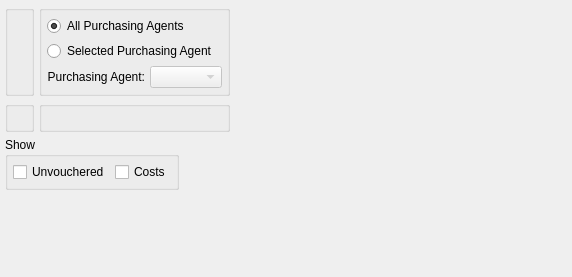
<?xml version="1.0" encoding="UTF-8"?>
<ui version="4.0">
 <comment>This file is part of the xTuple ERP: PostBooks Edition, a free and
open source Enterprise Resource Planning software suite,
Copyright (c) 1999-2010 by OpenMFG LLC, d/b/a xTuple.
It is licensed to you under the Common Public Attribution License
version 1.0, the full text of which (including xTuple-specific Exhibits)
is available at www.xtuple.com/CPAL.  By using this software, you agree
to be bound by its terms.</comment>
 <class>dspPoItemReceivingsByItem</class>
 <widget class="QWidget" name="dspPoItemReceivingsByItem">
  <property name="geometry">
   <rect>
    <x>0</x>
    <y>0</y>
    <width>572</width>
    <height>277</height>
   </rect>
  </property>
  <property name="windowTitle">
   <string>Receipts and Returns by Item</string>
  </property>
  <layout class="QVBoxLayout" name="verticalLayout">
   <item>
    <layout class="QHBoxLayout" name="horizontalLayout">
     <item>
      <layout class="QGridLayout" name="gridLayout_6">
       <item row="0" column="0">
        <widget class="QGroupBox" name="_itemGroup">
         <property name="title">
          <string/>
         </property>
         <layout class="QGridLayout" name="gridLayout_3">
          <item row="0" column="0">
           <widget class="ItemCluster" name="_item"/>
          </item>
         </layout>
        </widget>
       </item>
       <item row="0" column="1">
        <widget class="QGroupBox" name="_agentGroup">
         <property name="minimumSize">
          <size>
           <width>0</width>
           <height>0</height>
          </size>
         </property>
         <property name="title">
          <string/>
         </property>
         <layout class="QGridLayout" name="gridLayout_5">
          <item row="0" column="0">
           <widget class="QRadioButton" name="_allPurchasingAgents">
            <property name="text">
             <string>All Purchasing Agents</string>
            </property>
            <property name="checked">
             <bool>true</bool>
            </property>
           </widget>
          </item>
          <item row="1" column="0">
           <widget class="QRadioButton" name="_selectedPurchasingAgent">
            <property name="text">
             <string>Selected Purchasing Agent</string>
            </property>
           </widget>
          </item>
          <item row="2" column="0">
           <layout class="QHBoxLayout">
            <property name="spacing">
             <number>5</number>
            </property>
            <item>
             <widget class="QLabel" name="_agentLit">
              <property name="text">
               <string>Purchasing Agent:</string>
              </property>
              <property name="alignment">
               <set>Qt::AlignRight|Qt::AlignTrailing|Qt::AlignVCenter</set>
              </property>
             </widget>
            </item>
            <item>
             <widget class="XComboBox" name="_agent">
              <property name="enabled">
               <bool>false</bool>
              </property>
             </widget>
            </item>
           </layout>
          </item>
         </layout>
        </widget>
       </item>
       <item row="1" column="0">
        <widget class="WarehouseGroup" name="_warehouse">
         <property name="title">
          <string/>
         </property>
         <property name="fixedSize">
          <bool>false</bool>
         </property>
        </widget>
       </item>
       <item row="1" column="1">
        <widget class="QGroupBox" name="_dateGroup">
         <property name="title">
          <string/>
         </property>
         <layout class="QGridLayout" name="gridLayout_2">
          <item row="0" column="0">
           <widget class="DateCluster" name="_dates"/>
          </item>
         </layout>
        </widget>
       </item>
      </layout>
     </item>
     <item>
      <spacer name="horizontalSpacer">
       <property name="orientation">
        <enum>Qt::Horizontal</enum>
       </property>
       <property name="sizeHint" stdset="0">
        <size>
         <width>0</width>
         <height>20</height>
        </size>
       </property>
      </spacer>
     </item>
    </layout>
   </item>
   <item>
    <layout class="QHBoxLayout" name="horizontalLayout_2">
     <item>
      <widget class="QGroupBox" name="_showGroup">
       <property name="title">
        <string>Show</string>
       </property>
       <layout class="QGridLayout" name="gridLayout_4">
        <item row="0" column="1">
         <widget class="XCheckBox" name="_showVariances">
          <property name="text">
           <string>Costs</string>
          </property>
         </widget>
        </item>
        <item row="0" column="0">
         <widget class="XCheckBox" name="_showUnvouchered">
          <property name="text">
           <string>Unvouchered</string>
          </property>
         </widget>
        </item>
       </layout>
      </widget>
     </item>
     <item>
      <spacer name="horizontalSpacer_2">
       <property name="orientation">
        <enum>Qt::Horizontal</enum>
       </property>
       <property name="sizeHint" stdset="0">
        <size>
         <width>0</width>
         <height>20</height>
        </size>
       </property>
      </spacer>
     </item>
    </layout>
   </item>
   <item>
    <spacer name="verticalSpacer">
     <property name="orientation">
      <enum>Qt::Vertical</enum>
     </property>
     <property name="sizeHint" stdset="0">
      <size>
       <width>20</width>
       <height>0</height>
      </size>
     </property>
    </spacer>
   </item>
  </layout>
 </widget>
 <layoutdefault spacing="5" margin="5"/>
 <pixmapfunction>qPixmapFromMimeSource</pixmapfunction>
 <customwidgets>
  <customwidget>
   <class>DateCluster</class>
   <extends>QWidget</extends>
   <header>datecluster.h</header>
  </customwidget>
  <customwidget>
   <class>ItemCluster</class>
   <extends>QWidget</extends>
   <header>itemcluster.h</header>
  </customwidget>
  <customwidget>
   <class>WarehouseGroup</class>
   <extends>QGroupBox</extends>
   <header>warehousegroup.h</header>
  </customwidget>
  <customwidget>
   <class>XCheckBox</class>
   <extends>QCheckBox</extends>
   <header>xcheckbox.h</header>
  </customwidget>
  <customwidget>
   <class>XComboBox</class>
   <extends>QComboBox</extends>
   <header>xcombobox.h</header>
  </customwidget>
 </customwidgets>
 <tabstops>
  <tabstop>_item</tabstop>
  <tabstop>_dates</tabstop>
  <tabstop>_warehouse</tabstop>
  <tabstop>_allPurchasingAgents</tabstop>
  <tabstop>_agent</tabstop>
  <tabstop>_showVariances</tabstop>
 </tabstops>
 <resources/>
 <connections>
  <connection>
   <sender>_selectedPurchasingAgent</sender>
   <signal>toggled(bool)</signal>
   <receiver>_agent</receiver>
   <slot>setEnabled(bool)</slot>
   <hints>
    <hint type="sourcelabel">
     <x>20</x>
     <y>20</y>
    </hint>
    <hint type="destinationlabel">
     <x>20</x>
     <y>20</y>
    </hint>
   </hints>
  </connection>
 </connections>
</ui>
